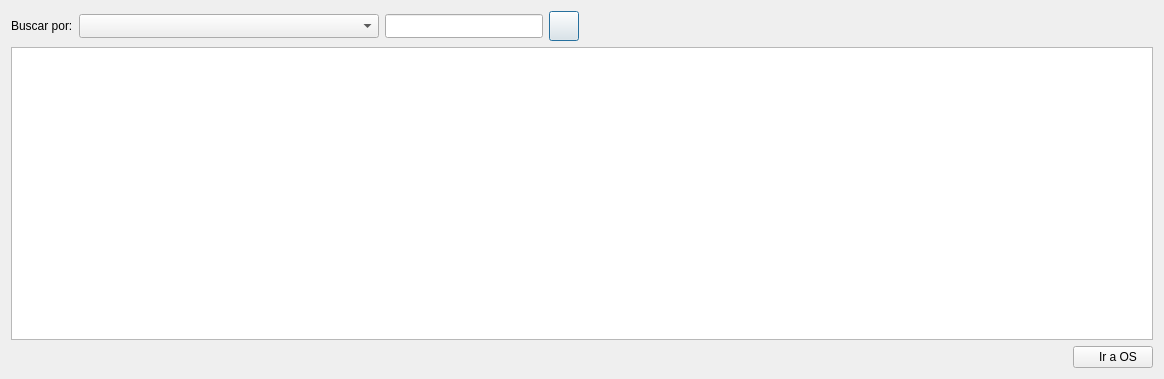
<?xml version="1.0" encoding="UTF-8"?>
<ui version="4.0">
 <class>searchDialog</class>
 <widget class="QDialog" name="searchDialog">
  <property name="windowModality">
   <enum>Qt::ApplicationModal</enum>
  </property>
  <property name="geometry">
   <rect>
    <x>0</x>
    <y>0</y>
    <width>1164</width>
    <height>379</height>
   </rect>
  </property>
  <property name="windowTitle">
   <string>Buscar ...</string>
  </property>
  <property name="windowIcon">
   <iconset resource="../resources/resources.qrc">
    <normaloff>:/icons/icons/find.png</normaloff>:/icons/icons/find.png</iconset>
  </property>
  <layout class="QGridLayout" name="gridLayout">
   <item row="0" column="0">
    <layout class="QHBoxLayout" name="horizontalLayout">
     <item>
      <widget class="QLabel" name="label">
       <property name="text">
        <string>Buscar por:</string>
       </property>
      </widget>
     </item>
     <item>
      <widget class="QComboBox" name="searchByComboBox">
       <property name="minimumSize">
        <size>
         <width>300</width>
         <height>24</height>
        </size>
       </property>
      </widget>
     </item>
     <item>
      <widget class="QLineEdit" name="searchLineEdit">
       <property name="minimumSize">
        <size>
         <width>0</width>
         <height>24</height>
        </size>
       </property>
      </widget>
     </item>
     <item>
      <widget class="QPushButton" name="searchButton">
       <property name="minimumSize">
        <size>
         <width>30</width>
         <height>30</height>
        </size>
       </property>
       <property name="maximumSize">
        <size>
         <width>30</width>
         <height>30</height>
        </size>
       </property>
       <property name="toolTip">
        <string>Listar todas</string>
       </property>
       <property name="text">
        <string/>
       </property>
       <property name="icon">
        <iconset resource="../resources/resources.qrc">
         <normaloff>:/icons/icons/find.png</normaloff>:/icons/icons/find.png</iconset>
       </property>
       <property name="iconSize">
        <size>
         <width>22</width>
         <height>22</height>
        </size>
       </property>
      </widget>
     </item>
    </layout>
   </item>
   <item row="0" column="1">
    <spacer name="horizontalSpacer">
     <property name="orientation">
      <enum>Qt::Horizontal</enum>
     </property>
     <property name="sizeHint" stdset="0">
      <size>
       <width>512</width>
       <height>20</height>
      </size>
     </property>
    </spacer>
   </item>
   <item row="1" column="0" colspan="2">
    <widget class="QTableView" name="queryResultTableView">
     <property name="alternatingRowColors">
      <bool>false</bool>
     </property>
     <property name="selectionMode">
      <enum>QAbstractItemView::SingleSelection</enum>
     </property>
     <property name="selectionBehavior">
      <enum>QAbstractItemView::SelectRows</enum>
     </property>
    </widget>
   </item>
   <item row="2" column="0" colspan="2">
    <layout class="QHBoxLayout" name="horizontalLayout_2">
     <item>
      <spacer name="horizontalSpacer_2">
       <property name="orientation">
        <enum>Qt::Horizontal</enum>
       </property>
       <property name="sizeHint" stdset="0">
        <size>
         <width>40</width>
         <height>20</height>
        </size>
       </property>
      </spacer>
     </item>
     <item>
      <widget class="QPushButton" name="goRecordButton">
       <property name="layoutDirection">
        <enum>Qt::LeftToRight</enum>
       </property>
       <property name="text">
        <string>   Ir a OS</string>
       </property>
       <property name="icon">
        <iconset resource="../resources/resources.qrc">
         <normaloff>:/icons/icons/go.png</normaloff>:/icons/icons/go.png</iconset>
       </property>
      </widget>
     </item>
    </layout>
   </item>
  </layout>
 </widget>
 <resources>
  <include location="../resources/resources.qrc"/>
 </resources>
 <connections/>
</ui>
